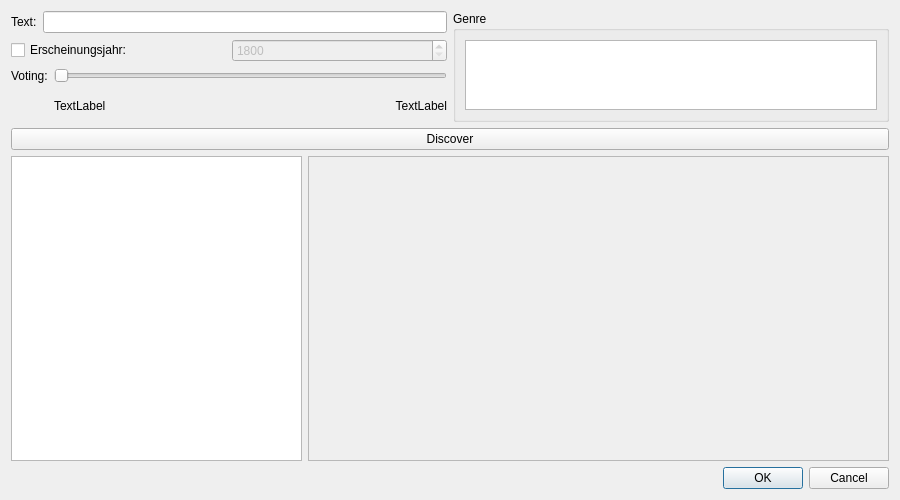
<?xml version="1.0" encoding="UTF-8"?>
<ui version="4.0">
 <class>cDiscover</class>
 <widget class="QDialog" name="cDiscover">
  <property name="geometry">
   <rect>
    <x>0</x>
    <y>0</y>
    <width>900</width>
    <height>500</height>
   </rect>
  </property>
  <property name="windowTitle">
   <string>Dialog</string>
  </property>
  <layout class="QGridLayout" name="gridLayout_3">
   <item row="0" column="0">
    <layout class="QVBoxLayout" name="verticalLayout_3" stretch="1,10">
     <item>
      <layout class="QVBoxLayout" name="verticalLayout_2">
       <item>
        <layout class="QHBoxLayout" name="horizontalLayout_2">
         <item>
          <layout class="QVBoxLayout" name="verticalLayout">
           <item>
            <layout class="QHBoxLayout" name="horizontalLayout_3">
             <item>
              <widget class="QLabel" name="label_3">
               <property name="text">
                <string>Text:</string>
               </property>
              </widget>
             </item>
             <item>
              <widget class="QLineEdit" name="m_lpText"/>
             </item>
            </layout>
           </item>
           <item>
            <layout class="QHBoxLayout" name="horizontalLayout">
             <item>
              <widget class="QCheckBox" name="m_lpYearEnable">
               <property name="text">
                <string>Erscheinungsjahr:</string>
               </property>
              </widget>
             </item>
             <item>
              <widget class="QSpinBox" name="m_lpYear">
               <property name="enabled">
                <bool>false</bool>
               </property>
               <property name="minimum">
                <number>1800</number>
               </property>
               <property name="maximum">
                <number>2100</number>
               </property>
              </widget>
             </item>
            </layout>
           </item>
           <item>
            <layout class="QGridLayout" name="gridLayout_2" columnstretch="0,1,1">
             <item row="0" column="0">
              <widget class="QLabel" name="label_2">
               <property name="text">
                <string>Voting:</string>
               </property>
              </widget>
             </item>
             <item row="1" column="1">
              <widget class="QLabel" name="m_lpVotingFrom">
               <property name="text">
                <string>TextLabel</string>
               </property>
              </widget>
             </item>
             <item row="1" column="2">
              <widget class="QLabel" name="m_lpVotingTo">
               <property name="text">
                <string>TextLabel</string>
               </property>
               <property name="alignment">
                <set>Qt::AlignRight|Qt::AlignTrailing|Qt::AlignVCenter</set>
               </property>
              </widget>
             </item>
             <item row="0" column="1" colspan="2">
              <widget class="QxtSpanSlider" name="m_lpVoting">
               <property name="orientation">
                <enum>Qt::Horizontal</enum>
               </property>
              </widget>
             </item>
            </layout>
           </item>
          </layout>
         </item>
         <item>
          <widget class="QGroupBox" name="groupBox">
           <property name="title">
            <string>Genre</string>
           </property>
           <layout class="QGridLayout" name="gridLayout">
            <item row="0" column="0">
             <widget class="QListView" name="m_lpGenres">
              <property name="editTriggers">
               <set>QAbstractItemView::NoEditTriggers</set>
              </property>
              <property name="alternatingRowColors">
               <bool>true</bool>
              </property>
              <property name="flow">
               <enum>QListView::TopToBottom</enum>
              </property>
             </widget>
            </item>
           </layout>
          </widget>
         </item>
        </layout>
       </item>
       <item>
        <widget class="QPushButton" name="m_lpDiscover">
         <property name="text">
          <string>Discover</string>
         </property>
        </widget>
       </item>
      </layout>
     </item>
     <item>
      <layout class="QHBoxLayout" name="horizontalLayout_4" stretch="1,2">
       <item>
        <widget class="QTreeView" name="m_lpSeries">
         <property name="editTriggers">
          <set>QAbstractItemView::NoEditTriggers</set>
         </property>
         <property name="alternatingRowColors">
          <bool>true</bool>
         </property>
        </widget>
       </item>
       <item>
        <widget class="QScrollArea" name="m_lpMovieDetailsScroller">
         <property name="widgetResizable">
          <bool>true</bool>
         </property>
         <widget class="QWidget" name="scrollAreaWidgetContents">
          <property name="geometry">
           <rect>
            <x>0</x>
            <y>0</y>
            <width>579</width>
            <height>302</height>
           </rect>
          </property>
          <layout class="QGridLayout" name="gridLayout_4">
           <item row="0" column="0">
            <widget class="cMovieDetails" name="m_lpSerieDetails" native="true"/>
           </item>
          </layout>
         </widget>
        </widget>
       </item>
      </layout>
     </item>
    </layout>
   </item>
   <item row="1" column="0">
    <widget class="QDialogButtonBox" name="buttonBox">
     <property name="orientation">
      <enum>Qt::Horizontal</enum>
     </property>
     <property name="standardButtons">
      <set>QDialogButtonBox::Cancel|QDialogButtonBox::Ok</set>
     </property>
    </widget>
   </item>
  </layout>
 </widget>
 <customwidgets>
  <customwidget>
   <class>QxtSpanSlider</class>
   <extends>QSlider</extends>
   <header>qxtspanslider.h</header>
  </customwidget>
  <customwidget>
   <class>cMovieDetails</class>
   <extends>QWidget</extends>
   <header>cmoviedetails.h</header>
   <container>1</container>
  </customwidget>
 </customwidgets>
 <resources/>
 <connections>
  <connection>
   <sender>buttonBox</sender>
   <signal>accepted()</signal>
   <receiver>cDiscover</receiver>
   <slot>accept()</slot>
   <hints>
    <hint type="sourcelabel">
     <x>248</x>
     <y>254</y>
    </hint>
    <hint type="destinationlabel">
     <x>157</x>
     <y>274</y>
    </hint>
   </hints>
  </connection>
  <connection>
   <sender>buttonBox</sender>
   <signal>rejected()</signal>
   <receiver>cDiscover</receiver>
   <slot>reject()</slot>
   <hints>
    <hint type="sourcelabel">
     <x>316</x>
     <y>260</y>
    </hint>
    <hint type="destinationlabel">
     <x>286</x>
     <y>274</y>
    </hint>
   </hints>
  </connection>
 </connections>
</ui>
